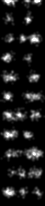
%> input picture 0_functions/simulation/simulationtest_good_1.bmp, 45 x 206 px
$ octave calculate_particles_in_movie.m   (GNU Octave 9; MATLAB toolbox functions it lacks are replaced by stand-ins)
%> lines starting %> are read from the running program, lines starting %| are printed output that depends on the picture; in (x1, y1, x2, y2) boxes, pixels count from 0 and x2, y2 are one past the last pixel; in counts of white or black regions, pixels touching at a corner belong together; the program's own positions count from 1
clear;close all;clc;
[FileName,PathName]=uigetfile({'*.tif';'*.tiff';'*.png';'*.jpeg';'*.bmp'},'Select the image file');
%> the answer given: simulation/simulationtest_good_1.bmp
cd(PathName);
info = imfinfo(FileName);
num_images = numel(info);
% input a threshold for binary image
threshold=input('please input the threshold to change the raw tif data into binary image');
%> the answer given: 100
level=threshold/256; % this is for 8 bit image
s=cell(1,num_images);
for k = 1:num_images
    SpecificFrameImage=imread(FileName, k, 'Info', info);
%> SpecificFrameImage is the input picture: size 206x45 uint8; min 0, max 255, mean 27.6
    SpecifFrameBw = im2bw(SpecificFrameImage,level);
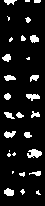
%> SpecifFrameBw: size 206x45 logical; 9.9% white; 29 white regions (10 under 20 px), largest, box (x1, y1, x2, y2) and area: (27, 149, 42, 158) 92, (26, 94, 40, 101) 65, (4, 188, 14, 196) 61
    movie_raw(:,:,1,k)=SpecificFrameImage;
    %movie_bw(:,:,1,k)=SpecifFrameBw;
    s{1,k}=regionprops(SpecifFrameBw, SpecificFrameImage, {'WeightedCentroid','EquivDiameter'});
end
 % Montage label
 % fist frame, each identified oject is right
 % from the second frame, compare the central position with previous
 % frame, if distance< x pixel and frame length< y frame
 % the identified object is considered to be an old one and was filtered
 % repeat the whole process until the last frame.
 % CellToMatrix
 identified=[];
 for i=1:length(s)
    for j=1:numel(s{1,i})
        a=s{1,i};
        if ~isempty(a)
          temp=[i,j,a(j).WeightedCentroid,a(j).EquivDiameter];
          identified=[identified;temp];
        end
    end
 end
%> this loop made 1 pass
%> after the loop, identified = 29 rows, first 8: [1 1 7.4 58.29 7.9; 1 2 10.09 2.22 7.23; 1 3 10.31 78.5 7.98; 1 4 8.1 97.16 6.77; 1 5 9.4 115.8 7.4; 1 6 10.02 135 8.59; 1 7 9.63 192.9 8.81; 1 8 9.29 19.06 3.19]; temp = [1 29 38.63 193.4 4.22]
% Reduce the redundancy
% find nearest neighbor
% 是否允许间断
% step 1: 将最小帧的点直接计数
%> (the run ends here)

$ run again, on 0_functions/simulation/simulationtest_sf_0.125_2.tif
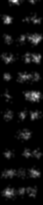
%> input picture 0_functions/simulation/simulationtest_sf_0.125_2.tif, 43 x 205 px
%> SpecificFrameImage is the input picture: size 205x43 uint16; min 0, max 60000, mean 3760.4
%> `SpecifFrameBw = im2bw(SpecificFrameImage,level);`:
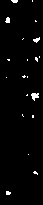
%> SpecifFrameBw: size 205x43 logical; 2.1% white; 20 white regions (17 under 20 px), largest, box (x1, y1, x2, y2) and area: (31, 93, 39, 101) 41, (5, 17, 10, 23) 23, (33, 37, 40, 43) 23
%> the loop `for i=1:length(s)` made 1 pass
%> after the loop `for i=1:length(s)`: identified = 20 rows, first 8: [1 1 8.45 20.73 5.41; 1 2 7 78 1.13; 1 3 8.7 193.6 4.65; 1 4 9.19 60.41 2.52; 1 5 15.32 1.72 4.65; 1 6 23.51 39.49 1.6; 1 7 24.56 77.15 2.99; 1 8 23.33 116 1.95]; temp = [1 20 40 57.49 1.6]

$ run again, on 0_functions/simulation/simulationtest_sf_0.125_3.tif
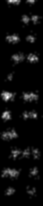
%> input picture 0_functions/simulation/simulationtest_sf_0.125_3.tif, 43 x 206 px
%> SpecificFrameImage is the input picture: size 206x43 uint16; min 0, max 60000, mean 3251.2
%> `SpecifFrameBw = im2bw(SpecificFrameImage,level);`:
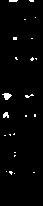
%> SpecifFrameBw: size 206x43 logical; 2.1% white; 23 white regions (21 under 20 px), largest, box (x1, y1, x2, y2) and area: (2, 93, 12, 100) 42, (3, 112, 9, 118) 27
%> the loop `for i=1:length(s)` made 1 pass
%> after the loop `for i=1:length(s)`: identified = 23 rows, first 8: [1 1 7.6 96.62 7.31; 1 2 6.41 115.6 5.86; 1 3 5.5 136 1.6; 1 4 7 172 1.13; 1 5 13.57 1.43 4.65; 1 6 10.67 135.3 1.95; 1 7 11.37 173.1 3.57; 1 8 15.53 38.97 3.91]; temp = [1 23 36.67 59.29 1.95]

$ run again, on 0_functions/simulation/simulationtest_sf_0.25.tif
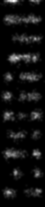
%> input picture 0_functions/simulation/simulationtest_sf_0.25.tif, 45 x 207 px
%> SpecificFrameImage is the input picture: size 207x45 uint16; min 0, max 60000, mean 4178.2
%> `SpecifFrameBw = im2bw(SpecificFrameImage,level);`:
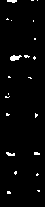
%> SpecifFrameBw: size 207x45 logical; 2.3% white in thin lines or dots, all inside (x1, y1, x2, y2) = (5, 0, 40, 194)
%> the loop `for i=1:length(s)` made 1 pass
%> after the loop `for i=1:length(s)`: identified = 22 rows, first 8: [1 1 7.53 97.58 2.99; 1 2 7.98 19.76 2.26; 1 3 8.12 115.1 3.39; 1 4 10.93 154.8 5.64; 1 5 12.84 1.59 5.41; 1 6 9.33 193.1 3.74; 1 7 9.79 77.58 2.52; 1 8 9 94.49 1.6]; temp = [1 22 39.2 191.4 2.52]
